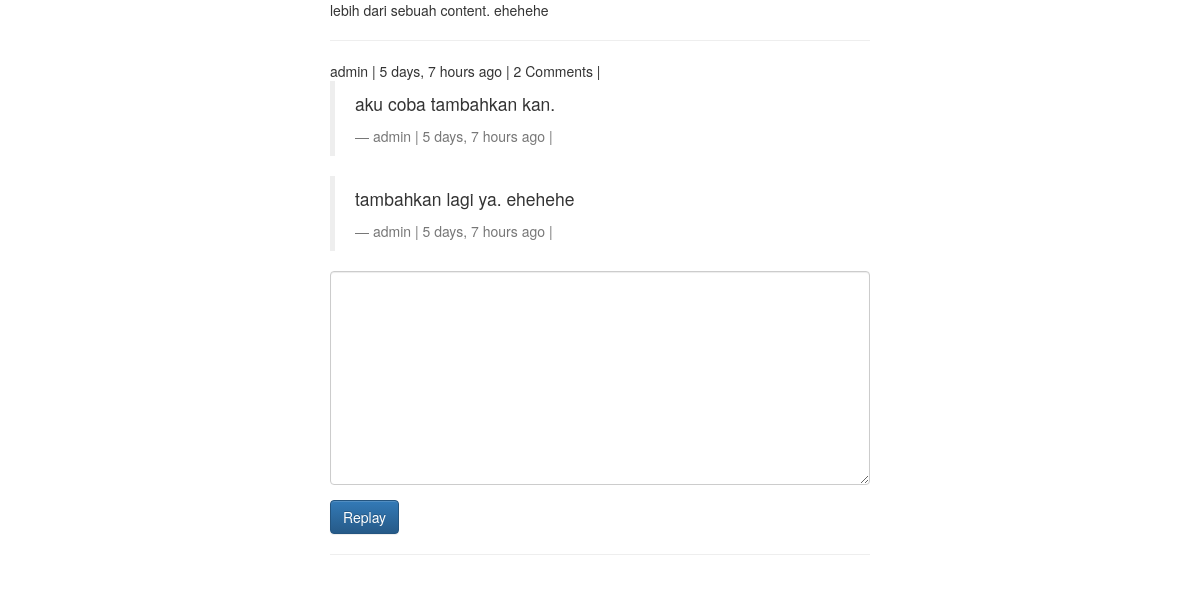
The app's page /comments/1/ with its own data.
### comments/models.py (models this page shows, shortened)
class Comment(models.Model):
    user = models.ForeignKey(settings.AUTH_USER_MODEL, default=1)
    content_type = models.ForeignKey(ContentType, on_delete=models.CASCADE)
    object_id = models.PositiveIntegerField()
    content_object = GenericForeignKey('content_type', 'object_id')
    parent = models.ForeignKey("self", null=True, blank=True)
    content = models.TextField()
    timestamp = models.DateTimeField(auto_now_add=True)
    objects = CommentManager()
    class Meta:
        ordering = ['-timestamp']
    def children(self):
        return Comment.objects.filter(parent=self)

### comments/views.py (the view, shortened to what this page needs)
# urls.py: url(r'^(?P<id>\d+)/$', comment_thread, name='thread'),
def comment_thread(request, id):
    try:
        obj = Comment.objects.get(id=id)
    except:
        raise Http404
    content_object = obj.content_object
    content_id = obj.content_object.id
    initial_data = {
        "content_type":obj.content_type,
        "object_id":obj.object_id,
    }
    form = CommentForm(request.POST or None, initial=initial_data)
    context = {
        "comment":obj,
        "form":form,
    }
    return render(request,"comment/comment_thread.html", context)

### comments/forms.py
class CommentForm(forms.Form):
    content_type = forms.CharField(widget=forms.HiddenInput)
    object_id = forms.IntegerField(widget=forms.HiddenInput)
    content = forms.CharField(label='', widget=forms.Textarea)

### templates/comment/comment_thread.html (shortened to what this page needs)
{% extends "base.html" %}
{% load urlify %}
{% load crispy_forms_tags %}
{% block content %}
    <div class='col-sm-6 col-sm-offset-3'>
        <p>{{ comment.content }}</p>
        <hr>
        <footer>{{ comment.user }} | {{ comment.timestamp|timesince}} ago |
        {% if comment.children.count > 0 %}
            {{ comment.children.count }} Comments
        {% endif %} |
            </footer>
            <div>
                {% for child_comment in comment.children %}
                    <blockquote>
                        <p>{{ child_comment.content }}</p>
                        <footer>{{ child_comment.user }} | {{ child_comment.timestamp|timesince}} ago |
                        </footer>
                    </blockquote>
                {% endfor %}
                <form method="POST" action="."> {% csrf_token %}
                    {{ form|crispy }}
                    <input type="submit" value="Replay" class="btn btn-primary">
                </form>
            </div>
            <hr>
        </div>
    {% endblock content %}

### templates/base.html (shortened to what this page needs)
{% load staticfiles %}
<html>
    <head>
    <link rel="stylesheet" href="https://maxcdn.bootstrapcdn.com/bootstrap/3.3.7/css/bootstrap.min.css">
    <link rel="stylesheet" href="https://maxcdn.bootstrapcdn.com/bootstrap/3.3.7/css/bootstrap-theme.min.css">
    <link rel='stylesheet' href='{% static "css/base.css" %}' />
</head>
<body>
    <div class='container'>
    {% block content %}
    {% endblock content %}
</div>
</body>
</html>

### records on screen
Comment: content "lebih dari sebuah content. ehehehe", user "admin", timestamp "5 days, 7 hours", children.count "2"
Comment: content "aku coba tambahkan kan.", user "admin", timestamp "5 days, 7 hours"
Comment: content "tambahkan lagi ya. ehehehe", user "admin", timestamp "5 days, 7 hours"
